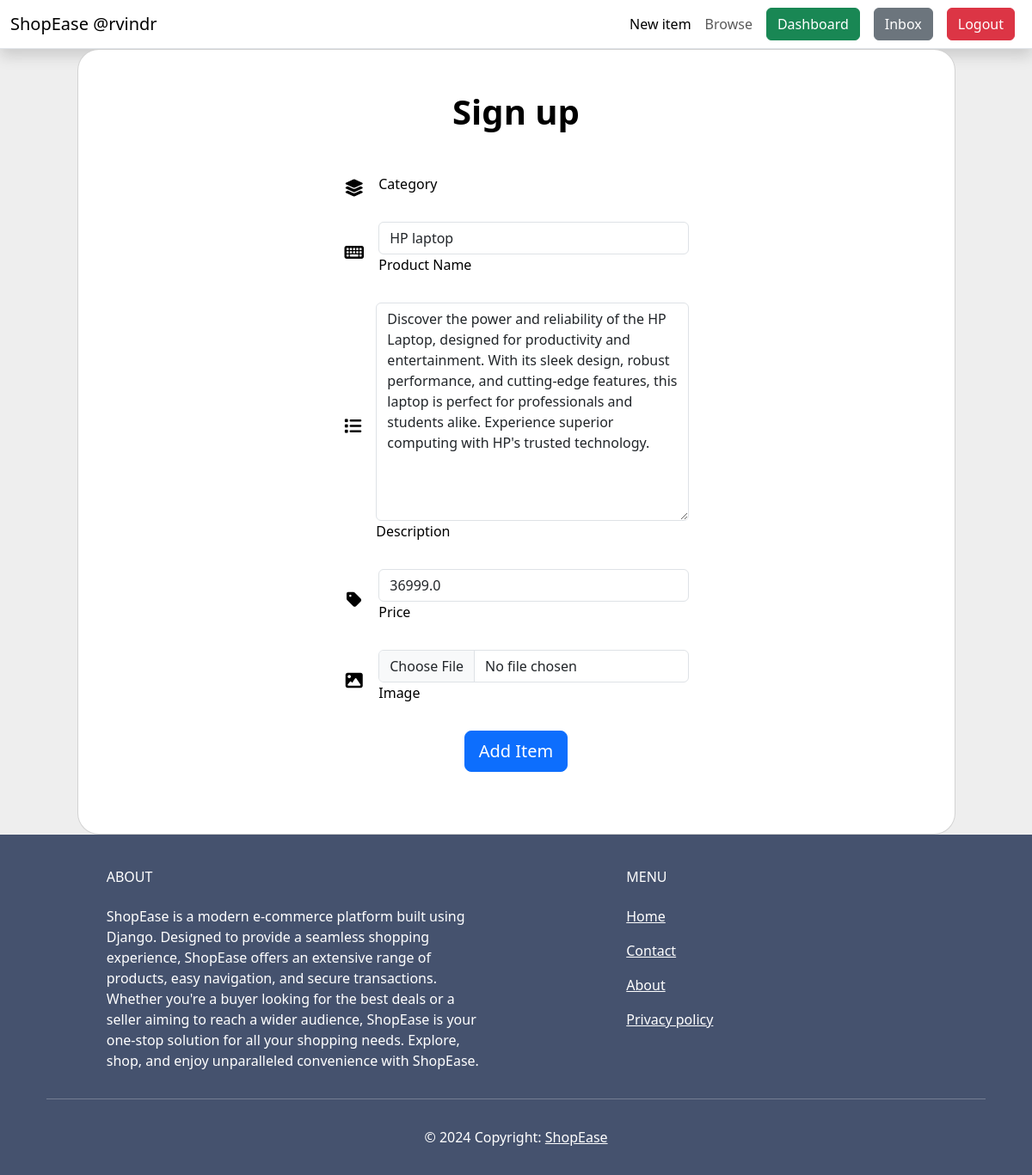
Page /item/1/edit-item/ (signed in) on the committed database.
### items/models.py (models this page shows, shortened)
class Item(models.Model):
    category = models.ForeignKey(Category,related_name='items', on_delete=models.CASCADE)
    name = models.CharField(max_length=255)
    description = models.TextField(blank=True, null=True)
    price = models.FloatField()
    is_sold = models.BooleanField(default=False)
    created_by = models.ForeignKey(User, related_name='items', on_delete=models.CASCADE)
    created_at = models.DateField(auto_now_add=True)
    image = models.ImageField(upload_to='media/item',blank=True, null=True)

### items/views.py (the view)
# urls.py: path('<int:pk>/edit-item/',edit, name='edit'),
@login_required
def edit(request, pk):
    print(request.method)
    item = get_object_or_404(Item,pk=pk, created_by= request.user)
    if request.method == 'POST':
        form = EditItemForm(request.POST, request.FILES, instance=item)
        if form.is_valid():
            form.save()
            return redirect('item:detail', pk=item.id)
    else:
        form = EditItemForm(instance=item)
        return render(request, 'items/add_item.html', context={
            'form':form
        })

### items/forms.py
class EditItemForm(forms.ModelForm):
    class Meta:
        model = Item
        exclude = ('category','is_sold','created_by')
        widgets = {
            'name':forms.TextInput(attrs={
                'class':'form-control'
            }),
            'description':forms.Textarea(attrs={
                'class':'form-control'
            }),
            'price':forms.TextInput(attrs={
                'class':'form-control'
            }),
            'image':forms.FileInput(attrs={
                'class':'form-control'
            })
        }

### items/templates/items/add_item.html (shortened to what this page needs)
{% extends "core/base.html" %}
{% block content %}
<section style="background-color: #eee;">
    <div class="container">
        <div class="row d-flex justify-content-center align-items-center">
            <div class="col-lg-12 col-xl-11">
                <div class="card text-black" style="border-radius: 25px;">
                    <div class="card-body p-md-5">
                        <div class="row justify-content-center">
                            <div class="col-6 order-2 order-lg-1">
                                <p class="text-center h1 fw-bold mb-5 mx-1 mx-md-4">Sign up</p>
                                <form class="mx-1 mx-md-4" action="{% url 'item:add_items' %}" method="post" enctype="multipart/form-data">
                                    <div class="d-flex flex-row align-items-center mb-4">
                                        <i class="fas fa-layer-group fa-lg me-3 fa-fw"></i>
                                        <div class="form-outline flex-fill mb-0">
                                            <label class="form-label" for="form3Example1c">Category</label>
                                        </div>
                                    </div>
                                    <div class="d-flex flex-row align-items-center mb-4">
                                        <i class="fas fa-keyboard fa-lg me-3 fa-fw"></i>
                                        <div class="form-outline flex-fill mb-0">
                                            {{ form.name }}
                                            <label class="form-label" for="form3Example3c">Product Name</label>
                                        </div>
                                    </div>
                                    <div class="d-flex flex-row align-items-center mb-4">
                                        <i class="fas fa-list fa-lg me-3 fa-fw"></i>
                                        <div class="form-outline flex-fill mb-0">
                                            {{ form.description }}
                                            <label class="form-label" for="form3Example4c">Description</label>
                                        </div>
                                    </div>
                                    <div class="d-flex flex-row align-items-center mb-4">
                                        <i class="fas fa-tag fa-lg me-3 fa-fw"></i>
                                        <div class="form-outline flex-fill mb-0">
                                            {{ form.price }}
                                            <label class="form-label" for="form3Example4cd">Price</label>
                                        </div>
                                    </div>
                                    <div class="d-flex flex-row align-items-center mb-4">
                                        <i class="fas fa-image fa-lg me-3 fa-fw"></i>
                                        <div class="form-outline flex-fill mb-0">
                                            {{ form.image }}
                                            <label class="form-label" for="form3Example4cd">Image</label>
                                        </div>
                                    </div>
                                    <div class="d-flex justify-content-center mx-4 mb-3 mb-lg-4">
                                        <button type="submit" class="btn btn-primary btn-lg">Add Item</button>
                                    </div>
                                </form>
                            </div>
                        </div>
                    </div>
                </div>
            </div>
        </div>
    </div>
</section>
{% endblock content %}

### core/templates/core/base.html (shortened to what this page needs)
<!DOCTYPE html>
<html lang="en">
  <head>
    <link href="https://cdn.jsdelivr.net/npm/bootstrap@5.3.3/dist/css/bootstrap.min.css" rel="stylesheet" />
    <link rel="stylesheet" href="https://cdnjs.cloudflare.com/ajax/libs/font-awesome/6.6.0/css/all.min.css" />
  </head>
  <body>
    <nav class="navbar navbar-expand-lg bg-body-light border-bottom shadow">
      <div class="container-fluid">
        <a class="navbar-brand" href="/">ShopEase
          <span>
            {% if request.user.is_authenticated %}@{{request.user}}{% endif %}
          </span>
        </a>
        <div class="collapse navbar-collapse" id="navbarSupportedContent">
          <ul class="navbar-nav ms-auto mb-2 mb-lg-0">
            {% if request.user.is_authenticated %}
            <li class="nav-item">
              <a class="nav-link active" aria-current="page" href="{% url "item:add_items" %}">New item</a>
            </li>
            {% endif %}
            <li class="nav-item">
              <a class="nav-link" href="{% url "item:items" %}">Browse</a>
            </li>
          </ul>
          <div class="d-flex">
            {% if request.user.is_authenticated %}
            <a href="{% url "dashboard:index" %}" class="btn btn-success mx-2">Dashboard</a>
            <a href="#" class="btn btn-secondary mx-2">Inbox</a>
            <a href="{% url 'core:logout' %}" class="btn btn-danger mx-2">Logout</a>
            {% else %}
            <a href="{% url 'core:signup' %}" class="btn btn-success mx-2">Sign Up</a>
            <a href="{% url 'core:login' %}" class="btn btn-secondary mx-2">Login</a>
            {% endif %}
          </div>
        </div>
      </div>
    </nav>
    <main>
      {% block content %}
      {% endblock %}
    </main>
    <footer class="text-center text-lg-start text-white" style="background-color: #45526e">
      <div class="container p-4 pb-0">
        <section class="">
          <div class="row">
            <div class="col-md-5 col-lg-5 col-xl-5 mx-auto mt-3">
              <h6 class="text-uppercase mb-4 font-weight-bold">About</h6>
              <p>ShopEase is a modern e-commerce platform built using Django. Designed to provide a seamless shopping experience, ShopEase offers an extensive range of products, easy navigation, and secure transactions. Whether you're a buyer looking for the best deals or a seller aiming to reach a wider audience, ShopEase is your one-stop solution for all your shopping needs. Explore, shop, and enjoy unparalleled convenience with ShopEase.</p>
            </div>
            <div class="col-md-5 col-lg-4 col-xl-4 mx-auto mt-3">
              <h6 class="text-uppercase mb-4 font-weight-bold">Menu</h6>
              <p>
                <a class="text-white" href="/">Home</a>
              </p>
              <p>
                <a class="text-white" href="{% url 'core:contact' %}">Contact</a>
              </p>
              <p>
                <a class="text-white" href="{% url 'core:about' %}">About</a>
              </p>
              <p>
                <a class="text-white" href="#">Privacy policy</a>
              </p>
            </div>
          </div>
        </section>
        <hr class="my-3" />
        <section class="p-3 pt-0">
          <div class="d-flex align-items-center">
            <div class="col text-center">
              <div class="p-3">
                © 2024 Copyright:
                <a class="text-white" href="/">ShopEase</a>
              </div>
            </div>
          </div>
        </section>
      </div>
    </footer>
  </body>
</html>

### rows in the picture
Item: name "HP laptop", description "Discover the power and reliability of the HP Laptop, designed for productivity and entertainment. With its sleek design, robust performance, and cutting-edge features, this laptop is perfect for professionals and students alike. Experience superior computing with HP's trusted technology.", price "36999.0"

### other values in the picture
{{ request.user }} "rvindr"
